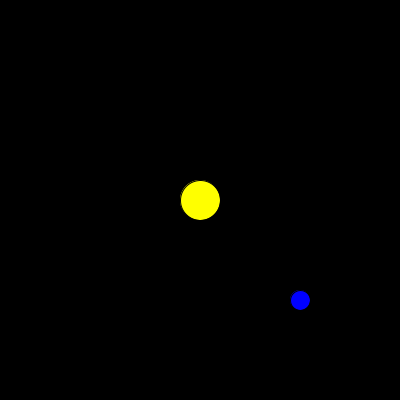
Frame 1 (no input)
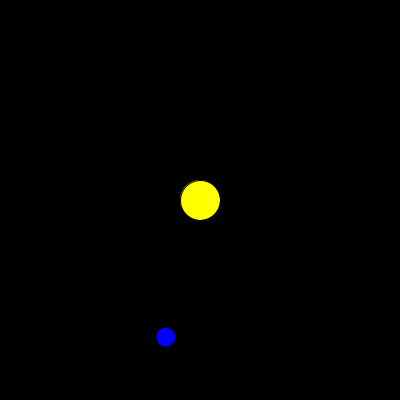
Frame 60 (the mouse pressed at the canvas centre just before this capture)
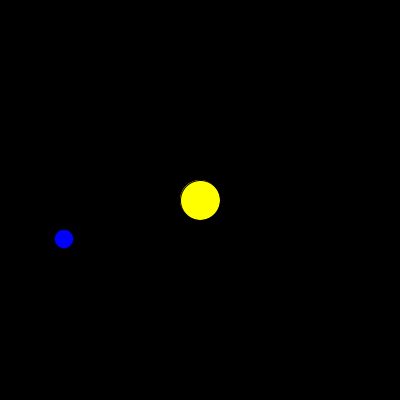
Frame 120 (the mouse held since frame 60 and released just before this capture)

The Processing sketch that drew these frames (run headless with seeded random() and noise(); from frame 60 on, the mouse is pressed at the canvas centre):

// Processing sketch: rotation
// ── rotation.pde
int r;

void setup(){
  size(400,400);
}

void draw(){
  background(0);
  fill(255,255,0);
  ellipse(200,200,40,40);
  translate(width/2, height/2);
  rotate(radians(r));
  fill(0,0,255);
  ellipse(100,100,20,20);
  r+=1;
  
}
  
